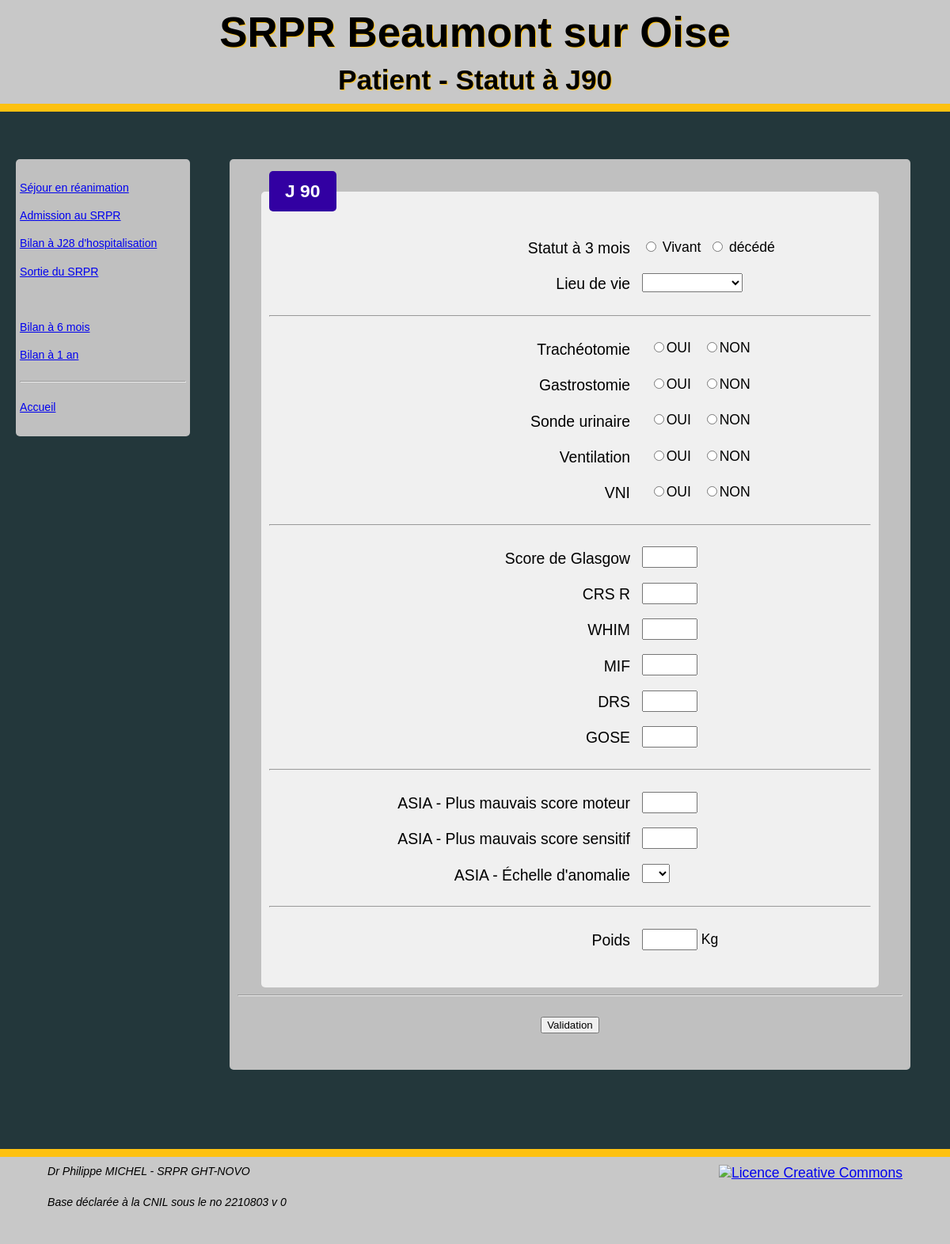
Page /j90.php on the committed database.
### tables this page shows
CREATE TABLE `lieu` (
  `id` int(11) NOT NULL,
  `nom` varchar(50) NOT NULL
);

### macro.php (the view, shortened to what this page needs)
<?php
function debutform($adresse){
echo <<<DBF
    <form action="$adresse" method=POST>
DBF;
}
function gdlegend($nom){
echo  <<<GDL
    <FIELDSET class="ptfield"><LEGEND>$nom</LEGEND><P>
GDL;
}
function finf(){
    echo "</P></fieldset>";
}
function finq(){
echo <<<FIQ
    <hR>
    <p class="fin"> <button type="SUBMIT">Validation</button></p>
    </form>
FIQ;
}
function ouinon($nom,$titre,$dd=""){
echo <<<ON1
    <LABEL for="$nom">$titre</LABEL> &nbsp;
        <INPUT TYPE="radio" name="$nom" id="$nom" value="oui"
ON1;
    if ($dd == "oui"): echo "checked"; endif;
echo <<<ON2
    >OUI &nbsp;
    <INPUT TYPE="radio" name="$nom" id="$nom" value="non"
ON2;
    if ($dd == "non"): echo "checked";  endif;
echo ">NON </BR>";
}
function liste($nom,$titre,$source,PDO $base,$dd=""){
echo <<<LI1
    <LABEL for ="$nom">$titre</LABEL>
    <select name="$nom" id="$nom" >
LI1;
    $requete=$base->query("SELECT * FROM $source");
    while($art = $requete->fetch()){
        $val=$art["nom"];
        if ($dd == $val):$se ="selected"; else: $se =""; endif;
echo <<<LI2
        <option value="$val" $se >$val</option><BR>
LI2;
    }
    echo "</select><BR>";
     }
function sautl(){
     echo "</P><HR><P>";
}
function nombre($nom,$titre,$unit,$min,$max,$bulle,$dd=""){
echo <<<NUM
    <LABEL for ="$nom">$titre</LABEL>
    <input type="NUMBER" name= "$nom"  id= "$nom"
       min= "$min"  max= "$max"
       class="nb" title= "$bulle"  value= "$dd" >&nbsp;$unit
    <BR>
NUM;
}
?>

### debut.php (shortened to what this page needs)
<?php
include('connect.php');
include('macro.php');
$codepat = $_SESSION['codepat'];
?>
<!DOCTYPE HTML PUBLIC "HTML">
<html lang = "fr">
<head>
<link rel="stylesheet" href="https://code.cdn.mozilla.net/fonts/fira.css">
<link rel="stylesheet" href="style.css"/>
</head>
<body>
<header>
<h1>SRPR Beaumont sur Oise</h1>
<?php
echo "<h2> Patient $codepat - $titre </h2>";
?>
</header>
<DIV class = "corps">
<?php
  if ($form === 1){
    include('menu.php');
}
?>

### menu.php
<ASIDE>
        <p>
        <a href="sejrea.php">Séjour en réanimation</a><br>
        <a href="admission.php">Admission au SRPR</a><br>
        <a href="j28.php">Bilan à J28 d'hospitalisation</a><br>
        <a href="sortie.php">Sortie du SRPR</a><br>
        <br>
        <a href="mois6.php">Bilan à 6 mois</a><br>
        <a href="unan.php">Bilan à 1 an</a></p>
    <hr>
        <p><a href="index2.php">Accueil</a></p>
</ASIDE>

### j90.php (shortened to what this page needs)
<?php
$titre ="Statut à J90";
$form=1;
include('debut.php');
echo "<SECTION>";
debutform("postJ90.php");
gdlegend("J 90");
?>
<LABEL for ="j90.statut">Statut à 3 mois</LABEL>
<input type="RADIO" Name="j90.statut" id ="j90.statut" value="vivant"> Vivant&nbsp;
<input type="RADIO" Name="j90.statut" id ="j90.statut" value="décédé"> décédé</BR>
<?php
liste("j90.lieu","Lieu de vie","lieu",$base);
sautl();
ouinon("j90.trach","Trachéotomie");
nombre("j90.csg","Score de Glasgow","","3","15","");
liste("j90.asia.anom","ASIA - Échelle d'anomalie","abcde",$base);
finf();
finq();
echo "</SECTION>";
include('pied.php');
?>

### pied.php (shortened to what this page needs)
</DIV>
<footer>
<div>
<address>Dr Philippe MICHEL - SRPR GHT-NOVO<br/>
<p>Base déclarée à la CNIL sous le no 2210803 v 0</p>
</div>
<div>
<a rel="license" href="http://creativecommons.org/licenses/by/4.0/">
<img alt="Licence Creative Commons" style="border-width:0"
src="https://i.creativecommons.org/l/by/4.0/88x31.png">
</a>
  </div>
</footer>
</body>
</html>

### style.css (style rules this page uses)
body { font-family: arial, sans-serif; margin: 0px; background-color: #23373b; padding : 0px; font-size: 1.1em; }
.corps { display: flex; justify-content: space-around; align-items: start; }
h1 { #text-transform: uppercase; #color: #23373b; color: black; font-size: 3em; text-align: center; text-shadow: 1px 1px 0px #fdc110; font-weight: bold; margin: 0px 0px 10px 0px; width:100%; background-color: c8c8c8; padding 50px; }
h2 { #text-transform: uppercase; #color: #23373b; color: black; font-size: 2em; text-align: center; text-shadow: 1px 1px 1px #fdc110; font-weight: bold; margin: 0px; width:100%; background-color: c8c8c8; padding 50px; }
p { padding :0px 0px 0px 0px; #margin: 2px 20px 20px 20 px; font-size: 1.0em; line-height: 250%; }
.fin { text-align: center; font-size: 1.5em; #background: #f9f9f9; }
header { padding: 10px; border-bottom: 10px solid #fdc110; #background: red; background-color: c8c8c8; margin: 0px 0px 50px 0px; }
footer { padding-top:10px; padding-bottom:20px; padding-left: 10px; marging-top:50px; padding-left:5%; padding-right:5%; background-color: c8c8c8; border-top: 10px solid #fdc110; display: flex; justify-content: space-between; }
section { flex:4; width: 70%; margin: 10px 50px 100px 0px; padding : 5px 10px 20px 10px; background: #c0c0c0; border-radius: 5px; }
aside { flex:1; min-width: 100pt; margin: 10px 50px 10px 20px; padding : 5px 5px 5px 5px; background: #c0c0c0; border-radius: 5px; }
fieldset { border-width: 0px; border-color: #f0f0f0; border-radius: 0 px; margin: 10px 200px 10px 300px; background: #c0c0c0; padding : 5px 10px 20px 10px; }
.ptfield { #width : 30%; border-radius: 5px; margin:10px 30px 0px 30px; background: #f0f0f0; }
legend { font-weight: bolder; padding: 12px 20px 12px 20px; font-size:1.3em; border-radius:5px; background-color: #3200a2; color: white; text-transform: uppercase; }
label { min-width: 200px; font-size: 1.1em; display:inline-block; width: 60%; padding-right:10px; text-align: right; #background : red; vertical-align: middle; }
address { font-size: 0.8em; }
aside p { font-size: 0.8em; }
input, select { font-size: 1em; }
.nb { width: 70px; }

### rows in the picture
lieu: nom "☐ Trachéotomie", nom "☐ Gastrostomie", nom "☐ Sonde urinaire", nom "☐ Ventilation", nom "☐ VNI"

### other values in the picture
$titre "Statut à J90"
$nom "J 90"
$titre "Lieu de vie ASIA - Échelle d'anomalie"
$titre "Trachéotomie Gastrostomie Sonde urinaire Ventilation VNI"
$titre "Score de Glasgow CRS R WHIM MIF DRS GOSE ASIA - Plus mauvais score moteur ASIA - Plus mauvais score sensitif Poids"
$unit "Kg"
